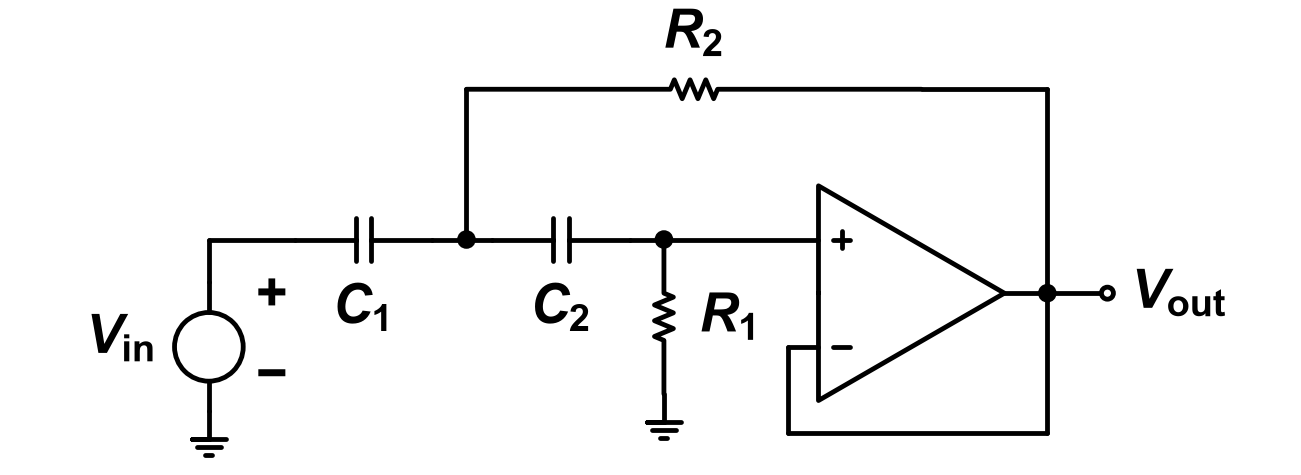

Source code (Python):
"""2023-1 기말 Q4 — 기준: Q4.md '회로 — Fig Q4'. 답안지 손글씨("Y", "x", R1 아래 글자)는 그리지 않는다."""
import schemdraw.elements as elm
from schem_style import OPEN_R, Resistor, dot, new_drawing

GAP = 0.2      # 소자 라벨과 기호 사이 간격


def draw():
    d = new_drawing()
    xs, y0 = 1.7, 0          # 전압원 세로줄, + 입력 가로선 높이
    # V_in: 원형 전압원, 아래 접지, 위 단자 → 위 → 오른쪽 가로선
    src = d.add(elm.Source().up().at((xs, -2.0)).to((xs, -0.5)).scale(0.8))
    d.add(elm.Ground().at(src.start).scale(0.8))
    d.add(elm.Label().right().at((xs - 0.7, -1.25)).label(r"$V_\mathrm{in}$", halign="right"))
    d.add(elm.Label().right().at((xs + 0.45, -0.75)).label(r"$\mathrm{+}$", halign="left"))
    d.add(elm.Label().right().at((xs + 0.45, -1.75)).label(r"$\mathrm{-}$", halign="left"))
    d.add(elm.Line().up().at(src.end).toy(y0))
    d.add(elm.Line().right().tox(xs + 1.0))
    d.add(elm.Capacitor().right().length(1.6).label(r"$C_\mathrm{1}$", "bottom", ofst=0.25))
    d.add(elm.Line().right().length(0.4)); n2 = dot(d)
    d.add(elm.Line().right().length(0.3))
    d.add(elm.Capacitor().right().length(1.6).label(r"$C_\mathrm{2}$", "bottom", ofst=0.25))
    d.add(elm.Line().right().length(0.4)); n3 = dot(d)
    r1 = d.add(Resistor().down().at(n3.center).length(1.8).label(r"$R_\mathrm{1}$", "bottom", ofst=0.3))
    d.add(elm.Ground().at(r1.end).scale(0.8))
    # 연산증폭기: + 입력 위(flip), 출력 오른쪽
    d.add(elm.Line().right().at(n3.center).length(1.8))
    oa = d.add(elm.Opamp(sign=True).flip().right().anchor("in2").at(d.here))
    d.add(elm.Line().right().at(oa.out).length(0.5)); vout = dot(d)
    d.add(elm.Line().right().at(vout.center).length(0.7))
    d.add(elm.Dot(open=True, radius=OPEN_R).label(r"$V_\mathrm{out}$", "right", ofst=GAP))
    # R2: n2 → 위 → 오른쪽 R2 → 연산증폭기 위를 넘어 → 아래 Vout
    y_r2 = y0 + 1.75
    d.add(elm.Line().up().at(n2.center).toy(y_r2))
    r2 = d.add(Resistor().right().at((n2.center.x, y_r2)).tox(oa.in2.x + 1.2)
               .label(r"$R_\mathrm{2}$", "top", ofst=0.25))
    d.add(elm.Line().right().at(r2.end).tox(vout.center.x))
    d.add(elm.Line().down().toy(vout.center.y))
    # − 입력 → 왼쪽 → 아래 → 연산증폭기 아래 → 오른쪽 → 위 Vout
    y_fb = oa.in1.y - 1.0
    d.add(elm.Line().left().at(oa.in1).length(0.35))
    d.add(elm.Line().down().toy(y_fb))
    d.add(elm.Line().right().tox(vout.center.x))
    d.add(elm.Line().up().toy(vout.center.y))
    return d
